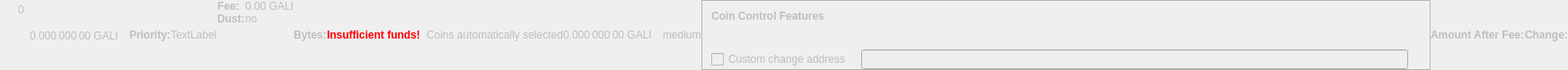
    <widget class="QWidget" name="dummyHideWidget" native="true">
     <property name="enabled">
      <bool>false</bool>
     </property>
     <property name="maximumSize">
      <size>
       <width>100</width>
       <height>22</height>
      </size>
     </property>
     <layout class="QHBoxLayout" name="dummyHideLayout">
      <property name="spacing">
       <number>0</number>
      </property>
      <property name="leftMargin">
       <number>0</number>
      </property>
      <property name="topMargin">
       <number>0</number>
      </property>
      <property name="rightMargin">
       <number>0</number>
      </property>
      <property name="bottomMargin">
       <number>0</number>
      </property>
      <item>
       <layout class="QFormLayout" name="formLayoutCoinControl1">
        <property name="horizontalSpacing">
         <number>10</number>
        </property>
        <property name="verticalSpacing">
         <number>14</number>
        </property>
        <property name="leftMargin">
         <number>10</number>
        </property>
        <property name="topMargin">
         <number>4</number>
        </property>
        <property name="rightMargin">
         <number>6</number>
        </property>
        <item row="0" column="1">
         <widget class="QLabel" name="labelCoinControlBytes">
          <property name="cursor">
           <cursorShape>IBeamCursor</cursorShape>
          </property>
          <property name="contextMenuPolicy">
           <enum>Qt::ActionsContextMenu</enum>
          </property>
          <property name="text">
           <string notr="true">0</string>
          </property>
          <property name="textInteractionFlags">
           <set>Qt::LinksAccessibleByMouse|Qt::TextSelectableByKeyboard|Qt::TextSelectableByMouse</set>
          </property>
         </widget>
        </item>
       </layout>
      </item>
      <item>
       <widget class="QLabel" name="labelCoinControlAfterFee">
        <property name="enabled">
         <bool>false</bool>
        </property>
        <property name="sizePolicy">
         <sizepolicy hsizetype="Fixed" vsizetype="Fixed">
          <horstretch>0</horstretch>
          <verstretch>0</verstretch>
         </sizepolicy>
        </property>
        <property name="minimumSize">
         <size>
          <width>111</width>
          <height>12</height>
         </size>
        </property>
        <property name="maximumSize">
         <size>
          <width>111</width>
          <height>12</height>
         </size>
        </property>
        <property name="cursor">
         <cursorShape>IBeamCursor</cursorShape>
        </property>
        <property name="contextMenuPolicy">
         <enum>Qt::ActionsContextMenu</enum>
        </property>
        <property name="text">
         <string notr="true">0.000 000 00 GALI</string>
        </property>
        <property name="textInteractionFlags">
         <set>Qt::LinksAccessibleByMouse|Qt::TextSelectableByKeyboard|Qt::TextSelectableByMouse</set>
        </property>
       </widget>
      </item>
      <item>
       <widget class="QLabel" name="labelCoinControlPriorityText">
        <property name="enabled">
         <bool>false</bool>
        </property>
        <property name="font">
         <font>
          <weight>75</weight>
          <bold>true</bold>
         </font>
        </property>
        <property name="text">
         <string>Priority:</string>
        </property>
       </widget>
      </item>
      <item>
       <layout class="QHBoxLayout" name="horizontalLayout">
        <item>
         <widget class="QLabel" name="WarningLabel">
          <property name="text">
           <string>TextLabel</string>
          </property>
         </widget>
        </item>
       </layout>
      </item>
      <item>
       <layout class="QFormLayout" name="formLayoutCoinControl3">
        <property name="horizontalSpacing">
         <number>0</number>
        </property>
        <property name="verticalSpacing">
         <number>0</number>
        </property>
        <property name="leftMargin">
         <number>0</number>
        </property>
        <property name="topMargin">
         <number>0</number>
        </property>
        <property name="rightMargin">
         <number>0</number>
        </property>
        <item row="0" column="0">
         <widget class="QLabel" name="labelCoinControlFeeText">
          <property name="enabled">
           <bool>false</bool>
          </property>
          <property name="font">
           <font>
            <weight>75</weight>
            <bold>true</bold>
           </font>
          </property>
          <property name="text">
           <string>Fee:</string>
          </property>
          <property name="margin">
           <number>0</number>
          </property>
         </widget>
        </item>
        <item row="0" column="1">
         <widget class="QLabel" name="labelCoinControlFee">
          <property name="enabled">
           <bool>false</bool>
          </property>
          <property name="cursor">
           <cursorShape>IBeamCursor</cursorShape>
          </property>
          <property name="contextMenuPolicy">
           <enum>Qt::ActionsContextMenu</enum>
          </property>
          <property name="text">
           <string notr="true">0.00 GALI</string>
          </property>
          <property name="textInteractionFlags">
           <set>Qt::LinksAccessibleByMouse|Qt::TextSelectableByKeyboard|Qt::TextSelectableByMouse</set>
          </property>
         </widget>
        </item>
        <item row="1" column="0">
         <widget class="QLabel" name="labelCoinControlLowOutputText">
          <property name="enabled">
           <bool>false</bool>
          </property>
          <property name="font">
           <font>
            <weight>75</weight>
            <bold>true</bold>
           </font>
          </property>
          <property name="text">
           <string>Dust:</string>
          </property>
         </widget>
        </item>
        <item row="1" column="1">
         <widget class="QLabel" name="labelCoinControlLowOutput">
          <property name="enabled">
           <bool>false</bool>
          </property>
          <property name="cursor">
           <cursorShape>IBeamCursor</cursorShape>
          </property>
          <property name="contextMenuPolicy">
           <enum>Qt::ActionsContextMenu</enum>
          </property>
          <property name="text">
           <string>no</string>
          </property>
          <property name="textInteractionFlags">
           <set>Qt::LinksAccessibleByMouse|Qt::TextSelectableByKeyboard|Qt::TextSelectableByMouse</set>
          </property>
         </widget>
        </item>
       </layout>
      </item>
      <item>
       <widget class="QLabel" name="labelCoinControlBytesText">
        <property name="enabled">
         <bool>false</bool>
        </property>
        <property name="font">
         <font>
          <weight>75</weight>
          <bold>true</bold>
         </font>
        </property>
        <property name="text">
         <string>Bytes:</string>
        </property>
       </widget>
      </item>
      <item>
       <layout class="QFormLayout" name="formLayoutCoinControl2">
        <property name="horizontalSpacing">
         <number>0</number>
        </property>
        <property name="verticalSpacing">
         <number>0</number>
        </property>
        <property name="leftMargin">
         <number>0</number>
        </property>
        <property name="topMargin">
         <number>0</number>
        </property>
        <property name="rightMargin">
         <number>0</number>
        </property>
       </layout>
      </item>
      <item>
       <layout class="QHBoxLayout" name="horizontalLayoutCoinControl2">
        <property name="spacing">
         <number>0</number>
        </property>
        <property name="bottomMargin">
         <number>0</number>
        </property>
       </layout>
      </item>
      <item>
       <widget class="QLabel" name="labelCoinControlInsuffFunds">
        <property name="enabled">
         <bool>false</bool>
        </property>
        <property name="minimumSize">
         <size>
          <width>0</width>
          <height>0</height>
         </size>
        </property>
        <property name="font">
         <font>
          <weight>75</weight>
          <bold>true</bold>
         </font>
        </property>
        <property name="styleSheet">
         <string notr="true">color:red;font-weight:bold;</string>
        </property>
        <property name="text">
         <string>Insufficient funds!</string>
        </property>
        <property name="margin">
         <number>5</number>
        </property>
       </widget>
      </item>
      <item>
       <layout class="QFormLayout" name="formLayoutCoinControl4">
        <property name="horizontalSpacing">
         <number>0</number>
        </property>
        <property name="verticalSpacing">
         <number>0</number>
        </property>
        <property name="leftMargin">
         <number>0</number>
        </property>
        <property name="topMargin">
         <number>0</number>
        </property>
        <property name="rightMargin">
         <number>0</number>
        </property>
       </layout>
      </item>
      <item>
       <widget class="QLabel" name="labelCoinControlChangeLabel">
        <property name="enabled">
         <bool>false</bool>
        </property>
        <property name="sizePolicy">
         <sizepolicy hsizetype="Preferred" vsizetype="Expanding">
          <horstretch>0</horstretch>
          <verstretch>0</verstretch>
         </sizepolicy>
        </property>
        <property name="minimumSize">
         <size>
          <width>0</width>
          <height>0</height>
         </size>
        </property>
        <property name="text">
         <string/>
        </property>
        <property name="margin">
         <number>3</number>
        </property>
       </widget>
      </item>
      <item>
       <widget class="QLabel" name="labelCoinControlAutomaticallySelected">
        <property name="enabled">
         <bool>false</bool>
        </property>
        <property name="sizePolicy">
         <sizepolicy hsizetype="Fixed" vsizetype="Fixed">
          <horstretch>0</horstretch>
          <verstretch>0</verstretch>
         </sizepolicy>
        </property>
        <property name="minimumSize">
         <size>
          <width>0</width>
          <height>0</height>
         </size>
        </property>
        <property name="maximumSize">
         <size>
          <width>240</width>
          <height>16777215</height>
         </size>
        </property>
        <property name="text">
         <string>Coins automatically selected</string>
        </property>
        <property name="margin">
         <number>5</number>
        </property>
       </widget>
      </item>
      <item>
       <widget class="QLabel" name="labelCoinControlChange">
        <property name="enabled">
         <bool>false</bool>
        </property>
        <property name="sizePolicy">
         <sizepolicy hsizetype="Fixed" vsizetype="Fixed">
          <horstretch>0</horstretch>
          <verstretch>0</verstretch>
         </sizepolicy>
        </property>
        <property name="minimumSize">
         <size>
          <width>111</width>
          <height>0</height>
         </size>
        </property>
        <property name="maximumSize">
         <size>
          <width>111</width>
          <height>16777215</height>
         </size>
        </property>
        <property name="cursor">
         <cursorShape>IBeamCursor</cursorShape>
        </property>
        <property name="contextMenuPolicy">
         <enum>Qt::ActionsContextMenu</enum>
        </property>
        <property name="text">
         <string notr="true">0.000 000 00 GALI</string>
        </property>
        <property name="textInteractionFlags">
         <set>Qt::LinksAccessibleByMouse|Qt::TextSelectableByKeyboard|Qt::TextSelectableByMouse</set>
        </property>
       </widget>
      </item>
      <item>
       <widget class="QLabel" name="labelCoinControlPriority">
        <property name="enabled">
         <bool>false</bool>
        </property>
        <property name="cursor">
         <cursorShape>IBeamCursor</cursorShape>
        </property>
        <property name="contextMenuPolicy">
         <enum>Qt::ActionsContextMenu</enum>
        </property>
        <property name="text">
         <string>medium</string>
        </property>
        <property name="textInteractionFlags">
         <set>Qt::LinksAccessibleByMouse|Qt::TextSelectableByKeyboard|Qt::TextSelectableByMouse</set>
        </property>
       </widget>
      </item>
      <item>
       <widget class="QFrame" name="frameCoinControl">
        <property name="sizePolicy">
         <sizepolicy hsizetype="Expanding" vsizetype="Expanding">
          <horstretch>0</horstretch>
          <verstretch>0</verstretch>
         </sizepolicy>
        </property>
        <property name="maximumSize">
         <size>
          <width>16777215</width>
          <height>16777215</height>
         </size>
        </property>
        <property name="frameShape">
         <enum>QFrame::StyledPanel</enum>
        </property>
        <property name="frameShadow">
         <enum>QFrame::Sunken</enum>
        </property>
        <layout class="QVBoxLayout" name="verticalLayoutCoinControl2_2">
         <property name="spacing">
          <number>0</number>
         </property>
         <property name="leftMargin">
          <number>0</number>
         </property>
         <property name="topMargin">
          <number>0</number>
         </property>
         <property name="rightMargin">
          <number>0</number>
         </property>
         <property name="bottomMargin">
          <number>0</number>
         </property>
         <item>
          <layout class="QVBoxLayout" name="verticalLayoutCoinControl" stretch="0,0,0,1">
           <property name="spacing">
            <number>0</number>
           </property>
           <property name="leftMargin">
            <number>10</number>
           </property>
           <property name="topMargin">
            <number>10</number>
           </property>
           <item>
            <layout class="QHBoxLayout" name="horizontalLayoutCoinControl1">
             <property name="bottomMargin">
              <number>15</number>
             </property>
             <item>
              <widget class="QLabel" name="labelCoinControlFeatures">
               <property name="enabled">
                <bool>false</bool>
               </property>
               <property name="sizePolicy">
                <sizepolicy hsizetype="Preferred" vsizetype="Maximum">
                 <horstretch>0</horstretch>
                 <verstretch>0</verstretch>
                </sizepolicy>
               </property>
               <property name="font">
                <font>
                 <weight>75</weight>
                 <bold>true</bold>
                </font>
               </property>
               <property name="styleSheet">
                <string notr="true">font-weight:bold;</string>
               </property>
               <property name="text">
                <string>Coin Control Features</string>
               </property>
              </widget>
             </item>
            </layout>
           </item>
           <item>
            <widget class="QWidget" name="widgetCoinControl" native="true">
             <property name="sizePolicy">
              <sizepolicy hsizetype="Preferred" vsizetype="Preferred">
               <horstretch>0</horstretch>
               <verstretch>0</verstretch>
              </sizepolicy>
             </property>
             <property name="minimumSize">
              <size>
               <width>0</width>
               <height>0</height>
              </size>
             </property>
             <property name="styleSheet">
              <string notr="true"/>
             </property>
             <layout class="QHBoxLayout" name="horizontalLayoutCoinControl5_2">
              <property name="leftMargin">
               <number>0</number>
              </property>
              <property name="topMargin">
               <number>0</number>
              </property>
              <property name="rightMargin">
               <number>0</number>
              </property>
              <property name="bottomMargin">
               <number>0</number>
              </property>
              <item>
               <layout class="QHBoxLayout" name="horizontalLayoutCoinControl3">
                <property name="spacing">
                 <number>20</number>
                </property>
                <property name="topMargin">
                 <number>0</number>
                </property>
                <property name="bottomMargin">
                 <number>10</number>
                </property>
               </layout>
              </item>
             </layout>
            </widget>
           </item>
           <item>
            <layout class="QHBoxLayout" name="horizontalLayoutCoinControl4" stretch="0,0,0">
             <property name="spacing">
              <number>12</number>
             </property>
             <property name="sizeConstraint">
              <enum>QLayout::SetDefaultConstraint</enum>
             </property>
             <property name="topMargin">
              <number>5</number>
             </property>
             <property name="rightMargin">
              <number>5</number>
             </property>
             <item>
              <widget class="QCheckBox" name="checkBoxCoinControlChange">
               <property name="enabled">
                <bool>false</bool>
               </property>
               <property name="toolTip">
                <string>If this is activated, but the change address is empty or invalid, change will be sent to a newly generated address.</string>
               </property>
               <property name="text">
                <string>Custom change address</string>
               </property>
              </widget>
             </item>
             <item>
              <widget class="QValidatedLineEdit" name="lineEditCoinControlChange">
               <property name="enabled">
                <bool>false</bool>
               </property>
               <property name="sizePolicy">
                <sizepolicy hsizetype="Expanding" vsizetype="Fixed">
                 <horstretch>0</horstretch>
                 <verstretch>0</verstretch>
                </sizepolicy>
               </property>
              </widget>
             </item>
             <item>
              <widget class="QLabel" name="labelCoinControlChangeLabel_2">
               <property name="sizePolicy">
                <sizepolicy hsizetype="Preferred" vsizetype="Expanding">
                 <horstretch>0</horstretch>
                 <verstretch>0</verstretch>
                </sizepolicy>
               </property>
               <property name="minimumSize">
                <size>
                 <width>0</width>
                 <height>0</height>
                </size>
               </property>
               <property name="text">
                <string/>
               </property>
               <property name="margin">
                <number>3</number>
               </property>
              </widget>
             </item>
            </layout>
           </item>
           <item>
            <spacer name="verticalSpacerCoinControl">
             <property name="orientation">
              <enum>Qt::Vertical</enum>
             </property>
             <property name="sizeHint" stdset="0">
              <size>
               <width>800</width>
               <height>1</height>
              </size>
             </property>
            </spacer>
           </item>
          </layout>
         </item>
        </layout>
       </widget>
      </item>
      <item>
       <widget class="QLabel" name="labelCoinControlAfterFeeText">
        <property name="enabled">
         <bool>false</bool>
        </property>
        <property name="minimumSize">
         <size>
          <width>0</width>
          <height>0</height>
         </size>
        </property>
        <property name="maximumSize">
         <size>
          <width>16777215</width>
          <height>16777215</height>
         </size>
        </property>
        <property name="font">
         <font>
          <weight>75</weight>
          <bold>true</bold>
         </font>
        </property>
        <property name="text">
         <string>Amount After Fee:</string>
        </property>
        <property name="alignment">
         <set>Qt::AlignLeading|Qt::AlignLeft|Qt::AlignVCenter</set>
        </property>
        <property name="margin">
         <number>0</number>
        </property>
       </widget>
      </item>
      <item>
       <widget class="QLabel" name="labelCoinControlChangeText">
        <property name="enabled">
         <bool>false</bool>
        </property>
        <property name="sizePolicy">
         <sizepolicy hsizetype="Preferred" vsizetype="Preferred">
          <horstretch>0</horstretch>
          <verstretch>0</verstretch>
         </sizepolicy>
        </property>
        <property name="minimumSize">
         <size>
          <width>0</width>
          <height>0</height>
         </size>
        </property>
        <property name="maximumSize">
         <size>
          <width>16777215</width>
          <height>16777215</height>
         </size>
        </property>
        <property name="font">
         <font>
          <weight>75</weight>
          <bold>true</bold>
         </font>
        </property>
        <property name="text">
         <string>Change:</string>
        </property>
        <property name="alignment">
         <set>Qt::AlignLeading|Qt::AlignLeft|Qt::AlignVCenter</set>
        </property>
       </widget>
      </item>
     </layout>
    </widget>
